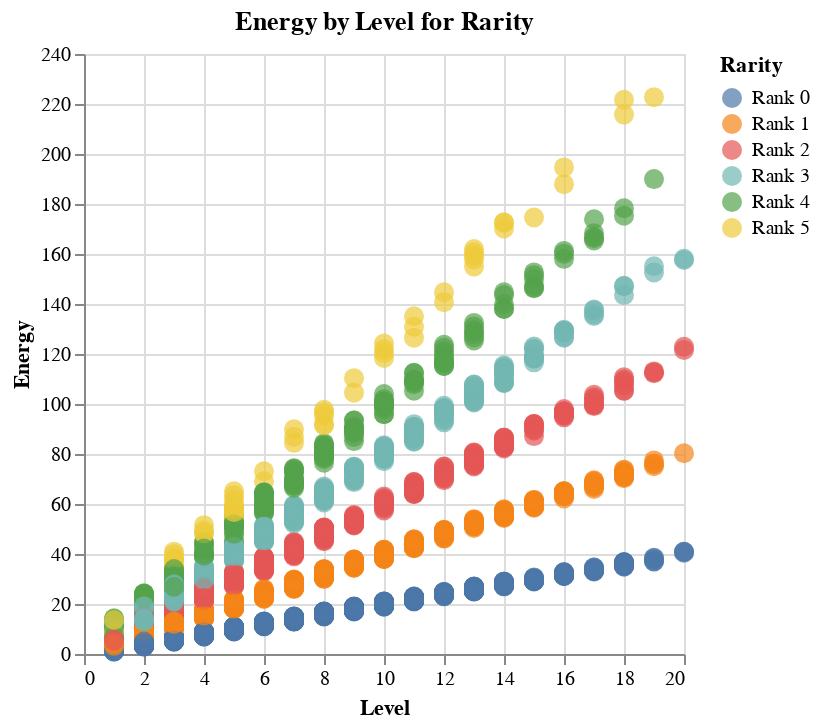

Notebook code for this chart:
### Code cell
chart(monster_df, 'Level', 'Energy', 'Rarity')

### Figure 1 — Vega-Lite specification as saved in the notebook (floating-point values rounded to 4 significant figures; data arrays with more than 128 entries replaced by an {"elided": "..."} marker saying what was removed)
{"config": {"view": {"continuousWidth": 300, "continuousHeight": 300}}, "data": {"name": "data-a6c91c8ddd96f3f3b62c701924150992"}, "mark": {"type": "circle", "size": 100}, "encoding": {"color": {"field": "Rarity", "type": "nominal"}, "tooltip": [{"field": "Name", "type": "nominal"}, {"field": "Type", "type": "nominal"}, {"field": "Level", "type": "quantitative"}, {"field": "Rarity", "type": "nominal"}, {"field": "Damage", "type": "nominal"}, {"field": "Health", "type": "quantitative"}, {"field": "Energy", "type": "quantitative"}, {"field": "Sanity", "type": "quantitative"}, {"field": "Timestamp", "type": "nominal"}], "x": {"field": "Level", "type": "quantitative"}, "y": {"field": "Energy", "type": "quantitative"}}, "title": "Energy by Level for Rarity", "$schema": "https://vega.github.io/schema/vega-lite/v5.16.3.json", "datasets": {"data-a6c91c8ddd96f3f3b62c701924150992": {"elided": "2500 records"}}}
